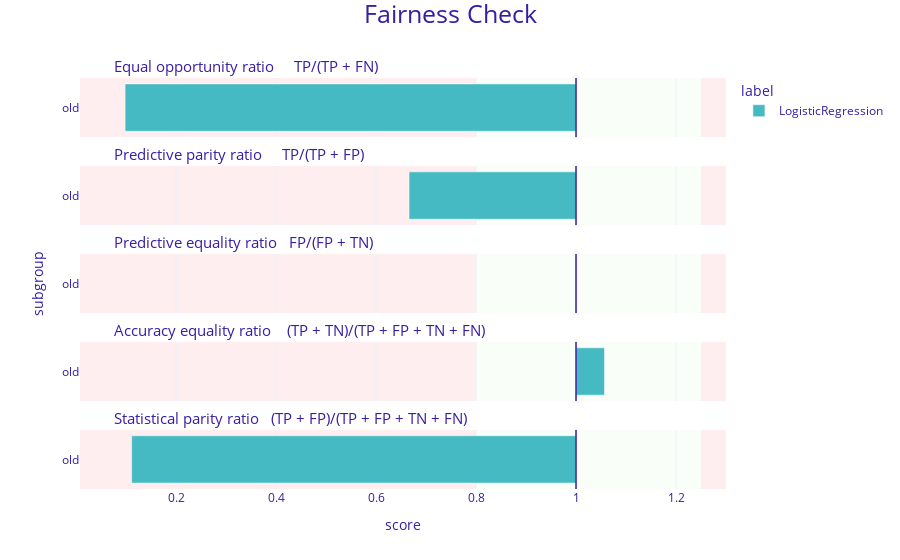
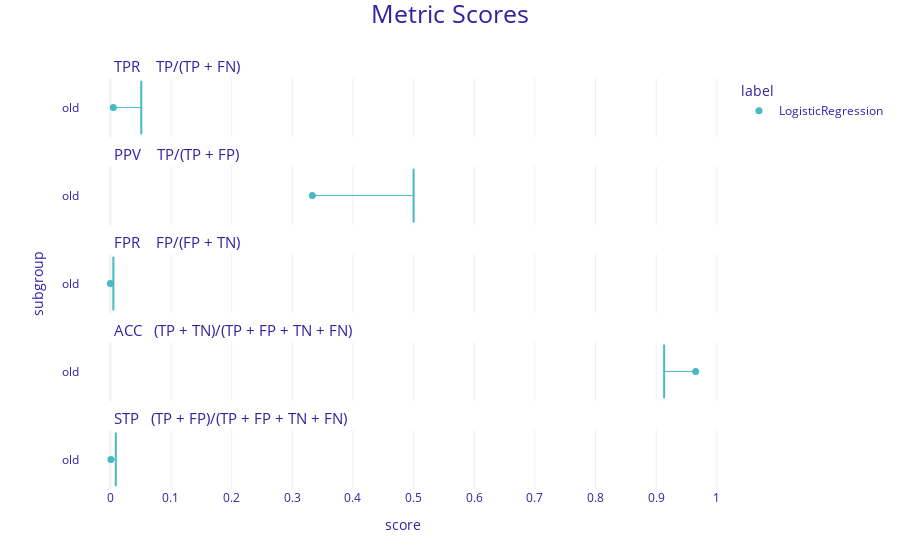

Source (notebook cell) for these figures, in order:
### Markdown cell above
Second checked model is Logistic Regression Classifier with default hyperparameters. Again, the model has accuracy greater than 90% and therefore can be though of as a good predictor in our case. 
We can see that Statistical Parity is 0.111111. Predictive parity is 0.666. Equal opportunity is 0.098039. Our model is biased with regard to Statistical Parity, Predictive Parity and Equal Opportunity.

The results are shown on the plot below. In on of the metrics (FPR) we got a NaN value, therefore we can take a look also at the Metric Scores plot. It turns out that the model is not biased according to this metric.

### Code cell
part_3()

### Figure 1 — Plotly figure (JSON) as saved in the notebook; plotly's stock layout.template omitted (floating-point values rounded to 4 significant figures)
{"data": [{"alignmentgroup": "True", "customdata": [["old", 0.098, "LogisticRegression"]], "hovertemplate": "<b>%{customdata[2]}</b><br>Subgroup: %{customdata[0]}<br>Score: %{customdata[1]}<br><extra></extra>", "legendgroup": "LogisticRegression", "marker": {"color": "#46bac2", "pattern": {"shape": ""}}, "name": "LogisticRegression", "offsetgroup": "LogisticRegression", "orientation": "h", "showlegend": true, "textposition": "auto", "type": "bar", "x": [-0.902], "xaxis": "x5", "y": [0.5], "yaxis": "y5"}, {"alignmentgroup": "True", "customdata": [["old", 0.666, "LogisticRegression"]], "hovertemplate": "<b>%{customdata[2]}</b><br>Subgroup: %{customdata[0]}<br>Score: %{customdata[1]}<br><extra></extra>", "legendgroup": "LogisticRegression", "marker": {"color": "#46bac2", "pattern": {"shape": ""}}, "name": "LogisticRegression", "offsetgroup": "LogisticRegression", "orientation": "h", "showlegend": false, "textposition": "auto", "type": "bar", "x": [-0.334], "xaxis": "x4", "y": [0.5], "yaxis": "y4"}, {"alignmentgroup": "True", "customdata": [["old", null, "LogisticRegression"]], "hovertemplate": "<b>%{customdata[2]}</b><br>Subgroup: %{customdata[0]}<br>Score: %{customdata[1]}<br><extra></extra>", "legendgroup": "LogisticRegression", "marker": {"color": "#46bac2", "pattern": {"shape": ""}}, "name": "LogisticRegression", "offsetgroup": "LogisticRegression", "orientation": "h", "showlegend": false, "textposition": "auto", "type": "bar", "x": [null], "xaxis": "x3", "y": [0.5], "yaxis": "y3"}, {"alignmentgroup": "True", "customdata": [["old", 1.057, "LogisticRegression"]], "hovertemplate": "<b>%{customdata[2]}</b><br>Subgroup: %{customdata[0]}<br>Score: %{customdata[1]}<br><extra></extra>", "legendgroup": "LogisticRegression", "marker": {"color": "#46bac2", "pattern": {"shape": ""}}, "name": "LogisticRegression", "offsetgroup": "LogisticRegression", "orientation": "h", "showlegend": false, "textposition": "auto", "type": "bar", "x": [0.05696], "xaxis": "x2", "y": [0.5], "yaxis": "y2"}, {"alignmentgroup": "True", "customdata": [["old", 0.111, "LogisticRegression"]], "hovertemplate": "<b>%{customdata[2]}</b><br>Subgroup: %{customdata[0]}<br>Score: %{customdata[1]}<br><extra></extra>", "legendgroup": "LogisticRegression", "marker": {"color": "#46bac2", "pattern": {"shape": ""}}, "name": "LogisticRegression", "offsetgroup": "LogisticRegression", "orientation": "h", "showlegend": false, "textposition": "auto", "type": "bar", "x": [-0.8889], "xaxis": "x", "y": [0.5], "yaxis": "y"}], "layout": {"annotations": [{"font": {"size": 15}, "showarrow": false, "text": "Statistical parity ratio   (TP + FP)/(TP + FP + TN + FN)", "x": 0.05, "xanchor": "left", "xref": "paper", "y": 0.144, "yanchor": "bottom", "yref": "paper"}, {"font": {"size": 15}, "showarrow": false, "text": "Accuracy equality ratio    (TP + TN)/(TP + FP + TN + FN)", "x": 0.05, "xanchor": "left", "xref": "paper", "y": 0.358, "yanchor": "bottom", "yref": "paper"}, {"font": {"size": 15}, "showarrow": false, "text": "Predictive equality ratio   FP/(FP + TN)", "x": 0.05, "xanchor": "left", "xref": "paper", "y": 0.572, "yanchor": "bottom", "yref": "paper"}, {"font": {"size": 15}, "showarrow": false, "text": "Predictive parity ratio     TP/(TP + FP)", "x": 0.05, "xanchor": "left", "xref": "paper", "y": 0.786, "yanchor": "bottom", "yref": "paper"}, {"font": {"size": 15}, "showarrow": false, "text": "Equal opportunity ratio     TP/(TP + FN)", "x": 0.05, "xanchor": "left", "xref": "paper", "y": 1, "yanchor": "bottom", "yref": "paper"}], "barmode": "group", "font": {"color": "#371ea3"}, "legend": {"title": {"text": "label"}, "tracegroupgap": 0}, "margin": {"b": 71, "r": 30, "t": 78}, "shapes": [{"fillcolor": "#f05a71", "layer": "below", "line": {"width": 0}, "opacity": 0.1, "type": "rect", "x0": 0.25, "x1": 0.3, "xref": "x", "y0": 0, "y1": 1, "yref": "y"}, {"fillcolor": "#f05a71", "layer": "below", "line": {"width": 0}, "opacity": 0.1, "type": "rect", "x0": -0.9922, "x1": -0.2, "xref": "x", "y0": 0, "y1": 1, "yref": "y"}, {"fillcolor": "#c7f5bf", "layer": "below", "line": {"width": 0}, "opacity": 0.1, "type": "rect", "x0": -0.2, "x1": 0.25, "xref": "x", "y0": 0, "y1": 1, "yref": "y"}, {"line": {"color": "#371ea3", "width": 1.5}, "type": "line", "x0": 0, "x1": 0, "xref": "x", "y0": 0, "y1": 1, "yref": "y"}, {"fillcolor": "#f05a71", "layer": "below", "line": {"width": 0}, "opacity": 0.1, "type": "rect", "x0": 0.25, "x1": 0.3, "xref": "x", "y0": 0, "y1": 1, "yref": "y2"}, {"fillcolor": "#f05a71", "layer": "below", "line": {"width": 0}, "opacity": 0.1, "type": "rect", "x0": -0.9922, "x1": -0.2, "xref": "x", "y0": 0, "y1": 1, "yref": "y2"}, {"fillcolor": "#c7f5bf", "layer": "below", "line": {"width": 0}, "opacity": 0.1, "type": "rect", "x0": -0.2, "x1": 0.25, "xref": "x", "y0": 0, "y1": 1, "yref": "y2"}, {"line": {"color": "#371ea3", "width": 1.5}, "type": "line", "x0": 0, "x1": 0, "xref": "x", "y0": 0, "y1": 1, "yref": "y2"}, {"fillcolor": "#f05a71", "layer": "below", "line": {"width": 0}, "opacity": 0.1, "type": "rect", "x0": 0.25, "x1": 0.3, "xref": "x", "y0": 0, "y1": 1, "yref": "y3"}, {"fillcolor": "#f05a71", "layer": "below", "line": {"width": 0}, "opacity": 0.1, "type": "rect", "x0": -0.9922, "x1": -0.2, "xref": "x", "y0": 0, "y1": 1, "yref": "y3"}, {"fillcolor": "#c7f5bf", "layer": "below", "line": {"width": 0}, "opacity": 0.1, "type": "rect", "x0": -0.2, "x1": 0.25, "xref": "x", "y0": 0, "y1": 1, "yref": "y3"}, {"line": {"color": "#371ea3", "width": 1.5}, "type": "line", "x0": 0, "x1": 0, "xref": "x", "y0": 0, "y1": 1, "yref": "y3"}, {"fillcolor": "#f05a71", "layer": "below", "line": {"width": 0}, "opacity": 0.1, "type": "rect", "x0": 0.25, "x1": 0.3, "xref": "x", "y0": 0, "y1": 1, "yref": "y4"}, {"fillcolor": "#f05a71", "layer": "below", "line": {"width": 0}, "opacity": 0.1, "type": "rect", "x0": -0.9922, "x1": -0.2, "xref": "x", "y0": 0, "y1": 1, "yref": "y4"}, {"fillcolor": "#c7f5bf", "layer": "below", "line": {"width": 0}, "opacity": 0.1, "type": "rect", "x0": -0.2, "x1": 0.25, "xref": "x", "y0": 0, "y1": 1, "yref": "y4"}, {"line": {"color": "#371ea3", "width": 1.5}, "type": "line", "x0": 0, "x1": 0, "xref": "x", "y0": 0, "y1": 1, "yref": "y4"}, {"fillcolor": "#f05a71", "layer": "below", "line": {"width": 0}, "opacity": 0.1, "type": "rect", "x0": 0.25, "x1": 0.3, "xref": "x", "y0": 0, "y1": 1, "yref": "y5"}, {"fillcolor": "#f05a71", "layer": "below", "line": {"width": 0}, "opacity": 0.1, "type": "rect", "x0": -0.9922, "x1": -0.2, "xref": "x", "y0": 0, "y1": 1, "yref": "y5"}, {"fillcolor": "#c7f5bf", "layer": "below", "line": {"width": 0}, "opacity": 0.1, "type": "rect", "x0": -0.2, "x1": 0.25, "xref": "x", "y0": 0, "y1": 1, "yref": "y5"}, {"line": {"color": "#371ea3", "width": 1.5}, "type": "line", "x0": 0, "x1": 0, "xref": "x", "y0": 0, "y1": 1, "yref": "y5"}], "title": {"font": {"size": 25}, "text": "Fairness Check", "x": 0.5, "y": 0.99}, "xaxis": {"anchor": "y", "domain": [0, 1], "range": [-0.9922, 0.3], "ticktext": [0, 0.2, 0.4, 0.6, 0.8, 1, 1.2, 1], "tickvals": [-1, -0.8, -0.6, -0.4, -0.2, 0, 0.2, 0], "title": {"text": "score"}}, "xaxis2": {"anchor": "y2", "domain": [0, 1], "matches": "x", "range": [-0.9922, 0.3], "showticklabels": false, "ticktext": [0, 0.2, 0.4, 0.6, 0.8, 1, 1.2, 1], "tickvals": [-1, -0.8, -0.6, -0.4, -0.2, 0, 0.2, 0]}, "xaxis3": {"anchor": "y3", "domain": [0, 1], "matches": "x", "range": [-0.9922, 0.3], "showticklabels": false, "ticktext": [0, 0.2, 0.4, 0.6, 0.8, 1, 1.2, 1], "tickvals": [-1, -0.8, -0.6, -0.4, -0.2, 0, 0.2, 0]}, "xaxis4": {"anchor": "y4", "domain": [0, 1], "matches": "x", "range": [-0.9922, 0.3], "showticklabels": false, "ticktext": [0, 0.2, 0.4, 0.6, 0.8, 1, 1.2, 1], "tickvals": [-1, -0.8, -0.6, -0.4, -0.2, 0, 0.2, 0]}, "xaxis5": {"anchor": "y5", "domain": [0, 1], "matches": "x", "range": [-0.9922, 0.3], "showticklabels": false, "ticktext": [0, 0.2, 0.4, 0.6, 0.8, 1, 1.2, 1], "tickvals": [-1, -0.8, -0.6, -0.4, -0.2, 0, 0.2, 0]}, "yaxis": {"anchor": "x", "domain": [0, 0.144], "range": [0, 1], "showgrid": false, "ticktext": ["old"], "tickvals": [0.5], "title": {"text": ""}, "zeroline": false}, "yaxis2": {"anchor": "x2", "domain": [0.214, 0.358], "matches": "y", "range": [0, 1], "showgrid": false, "ticktext": ["old"], "tickvals": [0.5], "title": {"text": ""}, "zeroline": false}, "yaxis3": {"anchor": "x3", "domain": [0.428, 0.572], "matches": "y", "range": [0, 1], "showgrid": false, "ticktext": ["old"], "tickvals": [0.5], "title": {"text": "subgroup"}, "zeroline": false}, "yaxis4": {"anchor": "x4", "domain": [0.642, 0.786], "matches": "y", "range": [0, 1], "showgrid": false, "ticktext": ["old"], "tickvals": [0.5], "title": {"text": ""}, "zeroline": false}, "yaxis5": {"anchor": "x5", "domain": [0.856, 1], "matches": "y", "range": [0, 1], "showgrid": false, "ticktext": ["old"], "tickvals": [0.5], "title": {"text": ""}, "zeroline": false}}}

### Figure 2 — Plotly figure (JSON) as saved in the notebook; plotly's stock layout.template omitted (floating-point values rounded to 4 significant figures)
{"data": [{"customdata": [["old", "LogisticRegression"]], "hovertemplate": "<b>%{customdata[1]}</b><br>Subgroup: %{customdata[0]}<br>Score: %{x}<extra></extra>", "legendgroup": "LogisticRegression", "marker": {"color": "#46bac2", "size": 7, "symbol": "circle"}, "mode": "markers", "name": "LogisticRegression", "orientation": "v", "showlegend": true, "type": "scatter", "x": [0.005], "xaxis": "x5", "y": [0.5], "yaxis": "y5"}, {"customdata": [["old", "LogisticRegression"]], "hovertemplate": "<b>%{customdata[1]}</b><br>Subgroup: %{customdata[0]}<br>Score: %{x}<extra></extra>", "legendgroup": "LogisticRegression", "marker": {"color": "#46bac2", "size": 7, "symbol": "circle"}, "mode": "markers", "name": "LogisticRegression", "orientation": "v", "showlegend": false, "type": "scatter", "x": [0.333], "xaxis": "x4", "y": [0.5], "yaxis": "y4"}, {"customdata": [["old", "LogisticRegression"]], "hovertemplate": "<b>%{customdata[1]}</b><br>Subgroup: %{customdata[0]}<br>Score: %{x}<extra></extra>", "legendgroup": "LogisticRegression", "marker": {"color": "#46bac2", "size": 7, "symbol": "circle"}, "mode": "markers", "name": "LogisticRegression", "orientation": "v", "showlegend": false, "type": "scatter", "x": [0], "xaxis": "x3", "y": [0.5], "yaxis": "y3"}, {"customdata": [["old", "LogisticRegression"]], "hovertemplate": "<b>%{customdata[1]}</b><br>Subgroup: %{customdata[0]}<br>Score: %{x}<extra></extra>", "legendgroup": "LogisticRegression", "marker": {"color": "#46bac2", "size": 7, "symbol": "circle"}, "mode": "markers", "name": "LogisticRegression", "orientation": "v", "showlegend": false, "type": "scatter", "x": [0.965], "xaxis": "x2", "y": [0.5], "yaxis": "y2"}, {"customdata": [["old", "LogisticRegression"]], "hovertemplate": "<b>%{customdata[1]}</b><br>Subgroup: %{customdata[0]}<br>Score: %{x}<extra></extra>", "legendgroup": "LogisticRegression", "marker": {"color": "#46bac2", "size": 7, "symbol": "circle"}, "mode": "markers", "name": "LogisticRegression", "orientation": "v", "showlegend": false, "type": "scatter", "x": [0.001], "xaxis": "x", "y": [0.5], "yaxis": "y"}], "layout": {"annotations": [{"font": {"size": 15}, "showarrow": false, "text": "STP   (TP + FP)/(TP + FP + TN + FN)", "x": 0.05, "xanchor": "left", "xref": "paper", "y": 0.144, "yanchor": "bottom", "yref": "paper"}, {"font": {"size": 15}, "showarrow": false, "text": "ACC   (TP + TN)/(TP + FP + TN + FN)", "x": 0.05, "xanchor": "left", "xref": "paper", "y": 0.358, "yanchor": "bottom", "yref": "paper"}, {"font": {"size": 15}, "showarrow": false, "text": "FPR    FP/(FP + TN)", "x": 0.05, "xanchor": "left", "xref": "paper", "y": 0.572, "yanchor": "bottom", "yref": "paper"}, {"font": {"size": 15}, "showarrow": false, "text": "PPV    TP/(TP + FP)", "x": 0.05, "xanchor": "left", "xref": "paper", "y": 0.786, "yanchor": "bottom", "yref": "paper"}, {"font": {"size": 15}, "showarrow": false, "text": "TPR    TP/(TP + FN)", "x": 0.05, "xanchor": "left", "xref": "paper", "y": 1, "yanchor": "bottom", "yref": "paper"}], "font": {"color": "#371ea3"}, "legend": {"title": {"text": "label"}, "tracegroupgap": 0}, "margin": {"b": 71, "r": 30, "t": 78}, "shapes": [{"line": {"color": "#46bac2", "width": 1}, "type": "line", "x0": 0.005, "x1": 0.051, "xref": "x", "y0": 0.5, "y1": 0.5, "yref": "y5"}, {"line": {"color": "#46bac2", "width": 2}, "type": "line", "x0": 0.051, "x1": 0.051, "xref": "x", "y0": 0, "y1": 1, "yref": "y5"}, {"line": {"color": "#46bac2", "width": 1}, "type": "line", "x0": 0.333, "x1": 0.5, "xref": "x", "y0": 0.5, "y1": 0.5, "yref": "y4"}, {"line": {"color": "#46bac2", "width": 2}, "type": "line", "x0": 0.5, "x1": 0.5, "xref": "x", "y0": 0, "y1": 1, "yref": "y4"}, {"line": {"color": "#46bac2", "width": 1}, "type": "line", "x0": 0, "x1": 0.005, "xref": "x", "y0": 0.5, "y1": 0.5, "yref": "y3"}, {"line": {"color": "#46bac2", "width": 2}, "type": "line", "x0": 0.005, "x1": 0.005, "xref": "x", "y0": 0, "y1": 1, "yref": "y3"}, {"line": {"color": "#46bac2", "width": 1}, "type": "line", "x0": 0.965, "x1": 0.913, "xref": "x", "y0": 0.5, "y1": 0.5, "yref": "y2"}, {"line": {"color": "#46bac2", "width": 2}, "type": "line", "x0": 0.913, "x1": 0.913, "xref": "x", "y0": 0, "y1": 1, "yref": "y2"}, {"line": {"color": "#46bac2", "width": 1}, "type": "line", "x0": 0.001, "x1": 0.009, "xref": "x", "y0": 0.5, "y1": 0.5, "yref": "y"}, {"line": {"color": "#46bac2", "width": 2}, "type": "line", "x0": 0.009, "x1": 0.009, "xref": "x", "y0": 0, "y1": 1, "yref": "y"}], "title": {"font": {"size": 25}, "text": "Metric Scores", "x": 0.5, "y": 0.99}, "xaxis": {"anchor": "y", "domain": [0, 1], "range": [-0.05, 1.015], "tickvals": [0, 0.1, 0.2, 0.3, 0.4, 0.5, 0.6, 0.7, 0.8, 0.9, 1], "title": {"text": "score"}}, "xaxis2": {"anchor": "y2", "domain": [0, 1], "matches": "x", "range": [-0.05, 1.015], "showticklabels": false, "tickvals": [0, 0.1, 0.2, 0.3, 0.4, 0.5, 0.6, 0.7, 0.8, 0.9, 1]}, "xaxis3": {"anchor": "y3", "domain": [0, 1], "matches": "x", "range": [-0.05, 1.015], "showticklabels": false, "tickvals": [0, 0.1, 0.2, 0.3, 0.4, 0.5, 0.6, 0.7, 0.8, 0.9, 1]}, "xaxis4": {"anchor": "y4", "domain": [0, 1], "matches": "x", "range": [-0.05, 1.015], "showticklabels": false, "tickvals": [0, 0.1, 0.2, 0.3, 0.4, 0.5, 0.6, 0.7, 0.8, 0.9, 1]}, "xaxis5": {"anchor": "y5", "domain": [0, 1], "matches": "x", "range": [-0.05, 1.015], "showticklabels": false, "tickvals": [0, 0.1, 0.2, 0.3, 0.4, 0.5, 0.6, 0.7, 0.8, 0.9, 1]}, "yaxis": {"anchor": "x", "domain": [0, 0.144], "range": [-0.05, 1.05], "showgrid": false, "ticktext": ["old"], "tickvals": [0.5], "title": {"text": ""}, "zeroline": false}, "yaxis2": {"anchor": "x2", "domain": [0.214, 0.358], "matches": "y", "range": [-0.05, 1.05], "showgrid": false, "ticktext": ["old"], "tickvals": [0.5], "title": {"text": ""}, "zeroline": false}, "yaxis3": {"anchor": "x3", "domain": [0.428, 0.572], "matches": "y", "range": [-0.05, 1.05], "showgrid": false, "ticktext": ["old"], "tickvals": [0.5], "title": {"text": "subgroup"}, "zeroline": false}, "yaxis4": {"anchor": "x4", "domain": [0.642, 0.786], "matches": "y", "range": [-0.05, 1.05], "showgrid": false, "ticktext": ["old"], "tickvals": [0.5], "title": {"text": ""}, "zeroline": false}, "yaxis5": {"anchor": "x5", "domain": [0.856, 1], "matches": "y", "range": [-0.05, 1.05], "showgrid": false, "ticktext": ["old"], "tickvals": [0.5], "title": {"text": ""}, "zeroline": false}}}
